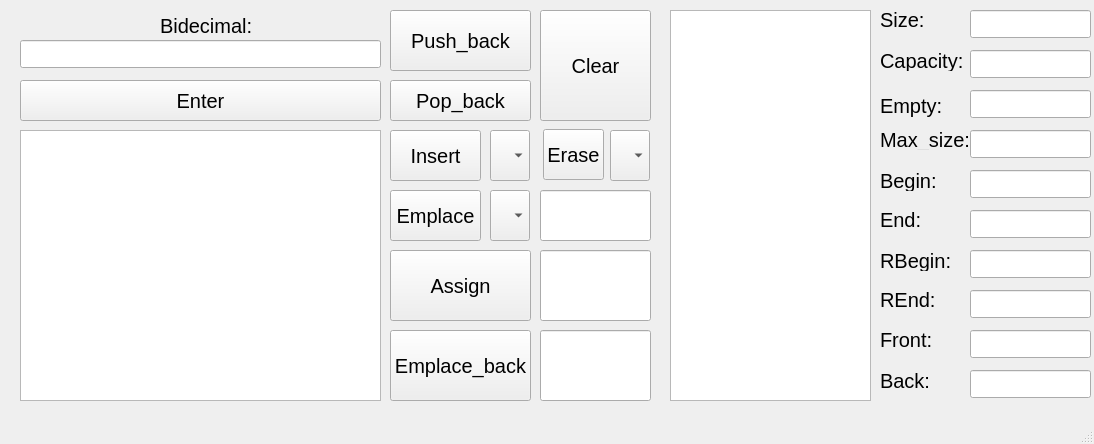
<?xml version="1.0" encoding="UTF-8"?>
<ui version="4.0">
 <class>MainWindow</class>
 <widget class="QMainWindow" name="MainWindow">
  <property name="geometry">
   <rect>
    <x>0</x>
    <y>0</y>
    <width>1094</width>
    <height>444</height>
   </rect>
  </property>
  <property name="windowTitle">
   <string>MainWindow</string>
  </property>
  <widget class="QWidget" name="centralwidget">
   <widget class="QPushButton" name="getAnswer">
    <property name="geometry">
     <rect>
      <x>20</x>
      <y>80</y>
      <width>361</width>
      <height>41</height>
     </rect>
    </property>
    <property name="minimumSize">
     <size>
      <width>100</width>
      <height>0</height>
     </size>
    </property>
    <property name="styleSheet">
     <string notr="true">font-size: 20px;
color: rgb(0, 0, 0);</string>
    </property>
    <property name="text">
     <string>Enter</string>
    </property>
   </widget>
   <widget class="QLabel" name="number">
    <property name="geometry">
     <rect>
      <x>160</x>
      <y>10</y>
      <width>101</width>
      <height>31</height>
     </rect>
    </property>
    <property name="font">
     <font>
      <pointsize>-1</pointsize>
     </font>
    </property>
    <property name="styleSheet">
     <string notr="true">font-size: 20px;
color: rgb(0, 0, 0);</string>
    </property>
    <property name="text">
     <string>Bidecimal:</string>
    </property>
   </widget>
   <widget class="QLineEdit" name="numberLine">
    <property name="geometry">
     <rect>
      <x>20</x>
      <y>40</y>
      <width>361</width>
      <height>28</height>
     </rect>
    </property>
    <property name="text">
     <string/>
    </property>
   </widget>
   <widget class="QTextBrowser" name="textBrowser">
    <property name="geometry">
     <rect>
      <x>20</x>
      <y>130</y>
      <width>361</width>
      <height>271</height>
     </rect>
    </property>
   </widget>
   <widget class="QLabel" name="size_2">
    <property name="geometry">
     <rect>
      <x>880</x>
      <y>130</y>
      <width>101</width>
      <height>20</height>
     </rect>
    </property>
    <property name="styleSheet">
     <string notr="true">font-size: 20px;
color: rgb(0, 0, 0);</string>
    </property>
    <property name="text">
     <string>Max_size:</string>
    </property>
   </widget>
   <widget class="QLineEdit" name="max_size">
    <property name="geometry">
     <rect>
      <x>970</x>
      <y>130</y>
      <width>121</width>
      <height>28</height>
     </rect>
    </property>
   </widget>
   <widget class="QLabel" name="size_3">
    <property name="geometry">
     <rect>
      <x>880</x>
      <y>330</y>
      <width>61</width>
      <height>20</height>
     </rect>
    </property>
    <property name="styleSheet">
     <string notr="true">font-size: 20px;
color: rgb(0, 0, 0);</string>
    </property>
    <property name="text">
     <string>Front:</string>
    </property>
   </widget>
   <widget class="QLineEdit" name="front">
    <property name="geometry">
     <rect>
      <x>970</x>
      <y>330</y>
      <width>121</width>
      <height>28</height>
     </rect>
    </property>
   </widget>
   <widget class="QLabel" name="size_4">
    <property name="geometry">
     <rect>
      <x>880</x>
      <y>370</y>
      <width>61</width>
      <height>21</height>
     </rect>
    </property>
    <property name="styleSheet">
     <string notr="true">font-size: 20px;
color: rgb(0, 0, 0);</string>
    </property>
    <property name="text">
     <string>Back:</string>
    </property>
   </widget>
   <widget class="QLineEdit" name="back">
    <property name="geometry">
     <rect>
      <x>970</x>
      <y>370</y>
      <width>121</width>
      <height>28</height>
     </rect>
    </property>
   </widget>
   <widget class="QPushButton" name="pushBack">
    <property name="geometry">
     <rect>
      <x>390</x>
      <y>10</y>
      <width>141</width>
      <height>61</height>
     </rect>
    </property>
    <property name="styleSheet">
     <string notr="true">font-size: 20px;
color: rgb(0, 0, 0);</string>
    </property>
    <property name="text">
     <string>Push_back</string>
    </property>
   </widget>
   <widget class="QPushButton" name="clear">
    <property name="geometry">
     <rect>
      <x>540</x>
      <y>10</y>
      <width>111</width>
      <height>111</height>
     </rect>
    </property>
    <property name="styleSheet">
     <string notr="true">font-size: 20px;
color: rgb(0, 0, 0);</string>
    </property>
    <property name="text">
     <string>Clear</string>
    </property>
   </widget>
   <widget class="QPushButton" name="popBack">
    <property name="geometry">
     <rect>
      <x>390</x>
      <y>80</y>
      <width>141</width>
      <height>41</height>
     </rect>
    </property>
    <property name="styleSheet">
     <string notr="true">font-size: 20px;
color: rgb(0, 0, 0);</string>
    </property>
    <property name="text">
     <string>Pop_back</string>
    </property>
   </widget>
   <widget class="QPushButton" name="emplaceBack">
    <property name="geometry">
     <rect>
      <x>390</x>
      <y>330</y>
      <width>141</width>
      <height>71</height>
     </rect>
    </property>
    <property name="styleSheet">
     <string notr="true">font-size: 20px;
color: rgb(0, 0, 0);</string>
    </property>
    <property name="text">
     <string>Emplace_back</string>
    </property>
   </widget>
   <widget class="QLineEdit" name="emplaceBackLine">
    <property name="geometry">
     <rect>
      <x>540</x>
      <y>330</y>
      <width>111</width>
      <height>71</height>
     </rect>
    </property>
   </widget>
   <widget class="QLabel" name="rBegin">
    <property name="geometry">
     <rect>
      <x>880</x>
      <y>250</y>
      <width>81</width>
      <height>21</height>
     </rect>
    </property>
    <property name="styleSheet">
     <string notr="true">font-size: 20px;
color: rgb(0, 0, 0);</string>
    </property>
    <property name="text">
     <string>RBegin:</string>
    </property>
   </widget>
   <widget class="QLineEdit" name="rBeginLine">
    <property name="geometry">
     <rect>
      <x>970</x>
      <y>250</y>
      <width>121</width>
      <height>28</height>
     </rect>
    </property>
    <property name="readOnly">
     <bool>true</bool>
    </property>
   </widget>
   <widget class="QPushButton" name="erase">
    <property name="geometry">
     <rect>
      <x>543</x>
      <y>129</y>
      <width>61</width>
      <height>51</height>
     </rect>
    </property>
    <property name="styleSheet">
     <string notr="true">font-size: 20px;
color: rgb(0, 0, 0);</string>
    </property>
    <property name="text">
     <string>Erase</string>
    </property>
   </widget>
   <widget class="QComboBox" name="eraseBox">
    <property name="geometry">
     <rect>
      <x>610</x>
      <y>130</y>
      <width>40</width>
      <height>51</height>
     </rect>
    </property>
    <property name="maximumSize">
     <size>
      <width>40</width>
      <height>16777215</height>
     </size>
    </property>
   </widget>
   <widget class="QLabel" name="size">
    <property name="geometry">
     <rect>
      <x>880</x>
      <y>10</y>
      <width>61</width>
      <height>20</height>
     </rect>
    </property>
    <property name="styleSheet">
     <string notr="true">font-size: 20px;
color: rgb(0, 0, 0);</string>
    </property>
    <property name="text">
     <string>Size:</string>
    </property>
   </widget>
   <widget class="QLineEdit" name="sizeLine">
    <property name="geometry">
     <rect>
      <x>970</x>
      <y>10</y>
      <width>121</width>
      <height>28</height>
     </rect>
    </property>
   </widget>
   <widget class="QPushButton" name="assign">
    <property name="geometry">
     <rect>
      <x>390</x>
      <y>250</y>
      <width>141</width>
      <height>71</height>
     </rect>
    </property>
    <property name="styleSheet">
     <string notr="true">font-size: 20px;
color: rgb(0, 0, 0);</string>
    </property>
    <property name="text">
     <string>Assign</string>
    </property>
   </widget>
   <widget class="QLineEdit" name="assginLine">
    <property name="geometry">
     <rect>
      <x>540</x>
      <y>190</y>
      <width>111</width>
      <height>51</height>
     </rect>
    </property>
    <property name="inputMask">
     <string/>
    </property>
   </widget>
   <widget class="QLabel" name="begin">
    <property name="geometry">
     <rect>
      <x>880</x>
      <y>170</y>
      <width>61</width>
      <height>21</height>
     </rect>
    </property>
    <property name="styleSheet">
     <string notr="true">font-size: 20px;
color: rgb(0, 0, 0);</string>
    </property>
    <property name="text">
     <string>Begin:</string>
    </property>
   </widget>
   <widget class="QLineEdit" name="beginLine">
    <property name="geometry">
     <rect>
      <x>970</x>
      <y>170</y>
      <width>121</width>
      <height>28</height>
     </rect>
    </property>
    <property name="readOnly">
     <bool>true</bool>
    </property>
   </widget>
   <widget class="QLabel" name="end">
    <property name="geometry">
     <rect>
      <x>880</x>
      <y>210</y>
      <width>51</width>
      <height>20</height>
     </rect>
    </property>
    <property name="styleSheet">
     <string notr="true">font-size: 20px;
color: rgb(0, 0, 0);</string>
    </property>
    <property name="text">
     <string>End:</string>
    </property>
   </widget>
   <widget class="QLineEdit" name="endLine">
    <property name="geometry">
     <rect>
      <x>970</x>
      <y>210</y>
      <width>121</width>
      <height>28</height>
     </rect>
    </property>
    <property name="readOnly">
     <bool>true</bool>
    </property>
   </widget>
   <widget class="QPushButton" name="emplace">
    <property name="geometry">
     <rect>
      <x>390</x>
      <y>190</y>
      <width>91</width>
      <height>51</height>
     </rect>
    </property>
    <property name="styleSheet">
     <string notr="true">font-size: 20px;
color: rgb(0, 0, 0);</string>
    </property>
    <property name="text">
     <string>Emplace</string>
    </property>
   </widget>
   <widget class="QComboBox" name="emplaceBox">
    <property name="geometry">
     <rect>
      <x>490</x>
      <y>190</y>
      <width>40</width>
      <height>51</height>
     </rect>
    </property>
    <property name="maximumSize">
     <size>
      <width>40</width>
      <height>16777215</height>
     </size>
    </property>
   </widget>
   <widget class="QLineEdit" name="emplaceLine">
    <property name="geometry">
     <rect>
      <x>540</x>
      <y>250</y>
      <width>111</width>
      <height>71</height>
     </rect>
    </property>
   </widget>
   <widget class="QLineEdit" name="emptyLine">
    <property name="geometry">
     <rect>
      <x>970</x>
      <y>90</y>
      <width>121</width>
      <height>28</height>
     </rect>
    </property>
    <property name="readOnly">
     <bool>true</bool>
    </property>
   </widget>
   <widget class="QLabel" name="empty">
    <property name="geometry">
     <rect>
      <x>880</x>
      <y>90</y>
      <width>71</width>
      <height>31</height>
     </rect>
    </property>
    <property name="styleSheet">
     <string notr="true">font-size: 20px;
color: rgb(0, 0, 0);</string>
    </property>
    <property name="text">
     <string>Empty:</string>
    </property>
   </widget>
   <widget class="QLabel" name="capacity">
    <property name="geometry">
     <rect>
      <x>880</x>
      <y>50</y>
      <width>91</width>
      <height>21</height>
     </rect>
    </property>
    <property name="styleSheet">
     <string notr="true">font-size: 20px;
color: rgb(0, 0, 0);</string>
    </property>
    <property name="text">
     <string>Capacity:</string>
    </property>
   </widget>
   <widget class="QLineEdit" name="capacityLine">
    <property name="geometry">
     <rect>
      <x>970</x>
      <y>50</y>
      <width>121</width>
      <height>28</height>
     </rect>
    </property>
   </widget>
   <widget class="QLabel" name="rEnd">
    <property name="geometry">
     <rect>
      <x>880</x>
      <y>290</y>
      <width>71</width>
      <height>20</height>
     </rect>
    </property>
    <property name="styleSheet">
     <string notr="true">font-size: 20px;
color: rgb(0, 0, 0);</string>
    </property>
    <property name="text">
     <string>REnd:</string>
    </property>
   </widget>
   <widget class="QLineEdit" name="rEndLine">
    <property name="geometry">
     <rect>
      <x>970</x>
      <y>290</y>
      <width>121</width>
      <height>28</height>
     </rect>
    </property>
    <property name="readOnly">
     <bool>true</bool>
    </property>
   </widget>
   <widget class="QComboBox" name="inserBox">
    <property name="geometry">
     <rect>
      <x>490</x>
      <y>130</y>
      <width>40</width>
      <height>51</height>
     </rect>
    </property>
    <property name="maximumSize">
     <size>
      <width>40</width>
      <height>16777215</height>
     </size>
    </property>
   </widget>
   <widget class="QPushButton" name="insert">
    <property name="geometry">
     <rect>
      <x>390</x>
      <y>130</y>
      <width>91</width>
      <height>51</height>
     </rect>
    </property>
    <property name="styleSheet">
     <string notr="true">font-size: 20px;
color: rgb(0, 0, 0);</string>
    </property>
    <property name="text">
     <string>Insert</string>
    </property>
   </widget>
   <widget class="QTableView" name="tableView">
    <property name="geometry">
     <rect>
      <x>670</x>
      <y>10</y>
      <width>201</width>
      <height>391</height>
     </rect>
    </property>
   </widget>
  </widget>
  <widget class="QMenuBar" name="menubar">
   <property name="geometry">
    <rect>
     <x>0</x>
     <y>0</y>
     <width>1094</width>
     <height>17</height>
    </rect>
   </property>
  </widget>
  <widget class="QStatusBar" name="statusbar"/>
 </widget>
 <resources/>
 <connections/>
</ui>
